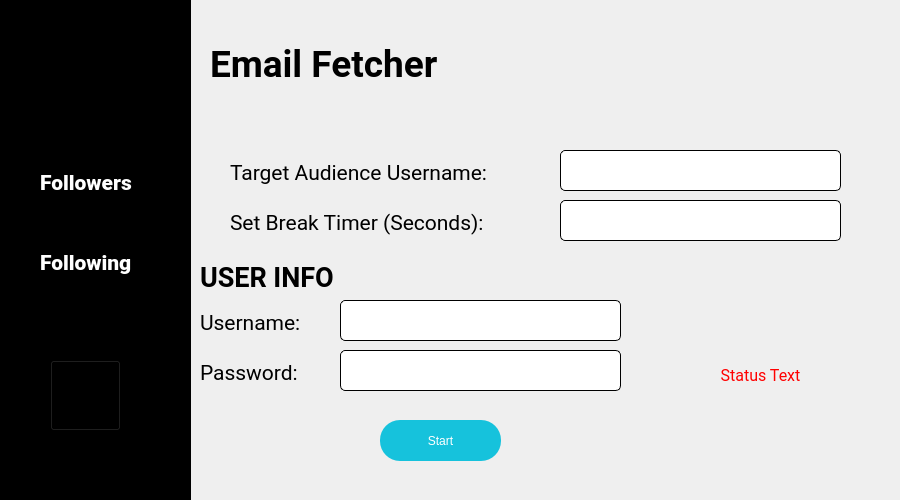
<?xml version="1.0" encoding="UTF-8"?>
<ui version="4.0">
 <class>Form</class>
 <widget class="QWidget" name="Form">
  <property name="geometry">
   <rect>
    <x>0</x>
    <y>0</y>
    <width>900</width>
    <height>500</height>
   </rect>
  </property>
  <property name="minimumSize">
   <size>
    <width>900</width>
    <height>500</height>
   </size>
  </property>
  <property name="maximumSize">
   <size>
    <width>900</width>
    <height>500</height>
   </size>
  </property>
  <property name="windowTitle">
   <string>Form</string>
  </property>
  <widget class="QFrame" name="sideBar">
   <property name="geometry">
    <rect>
     <x>0</x>
     <y>0</y>
     <width>191</width>
     <height>501</height>
    </rect>
   </property>
   <property name="styleSheet">
    <string notr="true">background-color: rgb(0, 0, 0);</string>
   </property>
   <property name="frameShape">
    <enum>QFrame::StyledPanel</enum>
   </property>
   <property name="frameShadow">
    <enum>QFrame::Raised</enum>
   </property>
   <widget class="QLabel" name="logo">
    <property name="geometry">
     <rect>
      <x>20</x>
      <y>10</y>
      <width>141</width>
      <height>141</height>
     </rect>
    </property>
    <property name="text">
     <string/>
    </property>
    <property name="pixmap">
     <pixmap>instagram.png</pixmap>
    </property>
    <property name="scaledContents">
     <bool>true</bool>
    </property>
   </widget>
   <widget class="QRadioButton" name="followersRadioBtn">
    <property name="geometry">
     <rect>
      <x>10</x>
      <y>150</y>
      <width>178</width>
      <height>65</height>
     </rect>
    </property>
    <property name="font">
     <font>
      <family>Roboto Black</family>
      <pointsize>16</pointsize>
      <weight>75</weight>
      <bold>true</bold>
     </font>
    </property>
    <property name="styleSheet">
     <string notr="true">padding: 10px;
color: #fff;</string>
    </property>
    <property name="text">
     <string>Followers</string>
    </property>
   </widget>
   <widget class="QRadioButton" name="followingRadioBtn">
    <property name="geometry">
     <rect>
      <x>10</x>
      <y>230</y>
      <width>178</width>
      <height>65</height>
     </rect>
    </property>
    <property name="font">
     <font>
      <family>Roboto Black</family>
      <pointsize>16</pointsize>
      <weight>75</weight>
      <bold>true</bold>
     </font>
    </property>
    <property name="styleSheet">
     <string notr="true">padding: 10px;
color: #fff;</string>
    </property>
    <property name="text">
     <string>Following</string>
    </property>
   </widget>
   <widget class="QPushButton" name="exitBtn">
    <property name="geometry">
     <rect>
      <x>50</x>
      <y>360</y>
      <width>71</width>
      <height>71</height>
     </rect>
    </property>
    <property name="text">
     <string/>
    </property>
    <property name="icon">
     <iconset>
      <normaloff>power-on.png</normaloff>power-on.png</iconset>
    </property>
    <property name="iconSize">
     <size>
      <width>50</width>
      <height>50</height>
     </size>
    </property>
   </widget>
  </widget>
  <widget class="QLabel" name="background">
   <property name="geometry">
    <rect>
     <x>190</x>
     <y>0</y>
     <width>711</width>
     <height>501</height>
    </rect>
   </property>
   <property name="text">
    <string/>
   </property>
   <property name="pixmap">
    <pixmap>background.jpg</pixmap>
   </property>
  </widget>
  <widget class="QLabel" name="label">
   <property name="geometry">
    <rect>
     <x>210</x>
     <y>34</y>
     <width>651</width>
     <height>61</height>
    </rect>
   </property>
   <property name="font">
    <font>
     <family>Roboto</family>
     <pointsize>28</pointsize>
     <weight>75</weight>
     <bold>true</bold>
    </font>
   </property>
   <property name="text">
    <string>Email Fetcher</string>
   </property>
  </widget>
  <widget class="QLabel" name="label_2">
   <property name="geometry">
    <rect>
     <x>230</x>
     <y>160</y>
     <width>331</width>
     <height>25</height>
    </rect>
   </property>
   <property name="font">
    <font>
     <family>Roboto</family>
     <pointsize>16</pointsize>
    </font>
   </property>
   <property name="text">
    <string>Target Audience Username:</string>
   </property>
  </widget>
  <widget class="QLabel" name="label_3">
   <property name="geometry">
    <rect>
     <x>200</x>
     <y>260</y>
     <width>201</width>
     <height>35</height>
    </rect>
   </property>
   <property name="font">
    <font>
     <family>Roboto</family>
     <pointsize>20</pointsize>
     <weight>75</weight>
     <bold>true</bold>
    </font>
   </property>
   <property name="text">
    <string>USER INFO</string>
   </property>
  </widget>
  <widget class="QLabel" name="label_4">
   <property name="geometry">
    <rect>
     <x>200</x>
     <y>310</y>
     <width>131</width>
     <height>25</height>
    </rect>
   </property>
   <property name="font">
    <font>
     <family>Roboto</family>
     <pointsize>16</pointsize>
    </font>
   </property>
   <property name="text">
    <string>Username:</string>
   </property>
  </widget>
  <widget class="QLabel" name="label_5">
   <property name="geometry">
    <rect>
     <x>200</x>
     <y>360</y>
     <width>131</width>
     <height>25</height>
    </rect>
   </property>
   <property name="font">
    <font>
     <family>Roboto</family>
     <pointsize>16</pointsize>
    </font>
   </property>
   <property name="text">
    <string>Password:</string>
   </property>
  </widget>
  <widget class="QLineEdit" name="targetAudienceUserName">
   <property name="geometry">
    <rect>
     <x>560</x>
     <y>150</y>
     <width>281</width>
     <height>41</height>
    </rect>
   </property>
   <property name="font">
    <font>
     <family>Roboto</family>
     <pointsize>14</pointsize>
    </font>
   </property>
   <property name="styleSheet">
    <string notr="true">border-color: rgb(0, 0, 0);
border-style: solid;
 border-width: 1px;
border-radius: 5px;</string>
   </property>
  </widget>
  <widget class="QLabel" name="label_6">
   <property name="geometry">
    <rect>
     <x>230</x>
     <y>210</y>
     <width>331</width>
     <height>25</height>
    </rect>
   </property>
   <property name="font">
    <font>
     <family>Roboto</family>
     <pointsize>16</pointsize>
    </font>
   </property>
   <property name="text">
    <string>Set Break Timer (Seconds):</string>
   </property>
  </widget>
  <widget class="QLineEdit" name="timer">
   <property name="geometry">
    <rect>
     <x>560</x>
     <y>200</y>
     <width>281</width>
     <height>41</height>
    </rect>
   </property>
   <property name="font">
    <font>
     <family>Roboto</family>
     <pointsize>14</pointsize>
    </font>
   </property>
   <property name="styleSheet">
    <string notr="true">border-color: rgb(0, 0, 0);
border-style: solid;
 border-width: 1px;
border-radius: 5px;</string>
   </property>
  </widget>
  <widget class="QLineEdit" name="username">
   <property name="geometry">
    <rect>
     <x>340</x>
     <y>300</y>
     <width>281</width>
     <height>41</height>
    </rect>
   </property>
   <property name="font">
    <font>
     <family>Roboto</family>
     <pointsize>14</pointsize>
    </font>
   </property>
   <property name="styleSheet">
    <string notr="true">border-color: rgb(0, 0, 0);
border-style: solid;
 border-width: 1px;
border-radius: 5px;</string>
   </property>
  </widget>
  <widget class="QLineEdit" name="password">
   <property name="geometry">
    <rect>
     <x>340</x>
     <y>350</y>
     <width>281</width>
     <height>41</height>
    </rect>
   </property>
   <property name="font">
    <font>
     <family>Roboto</family>
     <pointsize>14</pointsize>
    </font>
   </property>
   <property name="styleSheet">
    <string notr="true">border-color: rgb(0, 0, 0);
border-style: solid;
 border-width: 1px;
border-radius: 5px;</string>
   </property>
  </widget>
  <widget class="QPushButton" name="start">
   <property name="geometry">
    <rect>
     <x>380</x>
     <y>420</y>
     <width>121</width>
     <height>41</height>
    </rect>
   </property>
   <property name="styleSheet">
    <string notr="true">background-color:#16C2DC;
color: rgb(255, 255, 255);
border-radius: 20px;
</string>
   </property>
   <property name="text">
    <string>Start</string>
   </property>
  </widget>
  <widget class="QLabel" name="statusText">
   <property name="geometry">
    <rect>
     <x>640</x>
     <y>260</y>
     <width>241</width>
     <height>231</height>
    </rect>
   </property>
   <property name="font">
    <font>
     <family>Roboto</family>
     <pointsize>12</pointsize>
    </font>
   </property>
   <property name="styleSheet">
    <string notr="true">color: rgb(255, 0, 0);
text-align: center;</string>
   </property>
   <property name="text">
    <string>Status Text</string>
   </property>
   <property name="scaledContents">
    <bool>false</bool>
   </property>
   <property name="alignment">
    <set>Qt::AlignCenter</set>
   </property>
   <property name="wordWrap">
    <bool>true</bool>
   </property>
  </widget>
 </widget>
 <resources/>
 <connections/>
</ui>
